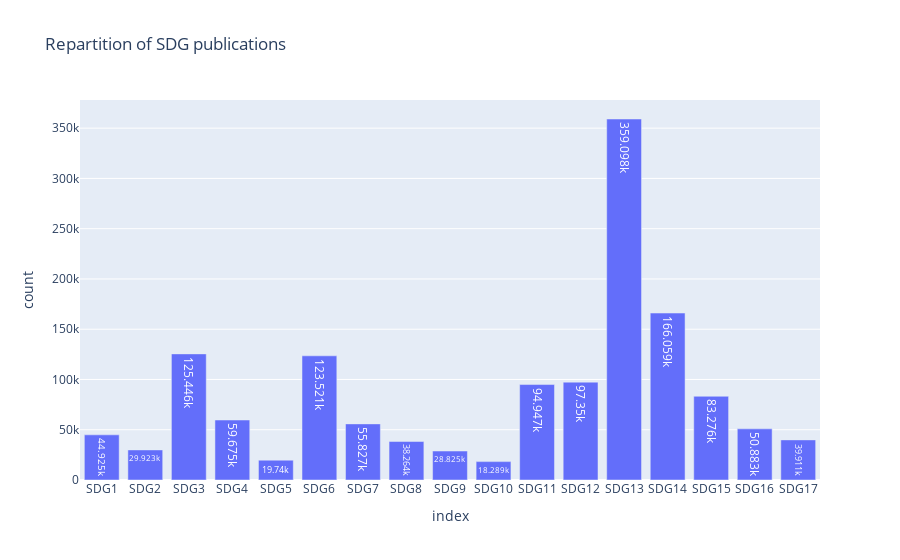

Write notebook code for a chart like this one.
### Code cell
fig = px.bar(df_sdg, x=df_sdg.index, y='count',  title='Repartition of SDG publications', template="plotly", text_auto=True)
# fig.update_traces(textposition='inside', textinfo='percent+label')
fig.write_image("../SDG_repartition.jpeg")
fig.show()

### Figure 1 — Plotly figure (JSON) as saved in the notebook; plotly's stock layout.template omitted (floating-point values rounded to 4 significant figures)
{"data": [{"alignmentgroup": "True", "hovertemplate": "index=%{x}<br>count=%{y}<extra></extra>", "legendgroup": "", "marker": {"color": "#636efa", "pattern": {"shape": ""}}, "name": "", "offsetgroup": "", "orientation": "v", "showlegend": false, "textposition": "auto", "texttemplate": "%{y}", "x": ["SDG1", "SDG2", "SDG3", "SDG4", "SDG5", "SDG6", "SDG7", "SDG8", "SDG9", "SDG10", "SDG11", "SDG12", "SDG13", "SDG14", "SDG15", "SDG16", "SDG17"], "xaxis": "x", "y": [44925, 29923, 125446, 59675, 19740, 123521, 55827, 38264, 28825, 18289, 94947, 97350, 359098, 166059, 83276, 50883, 39911], "yaxis": "y", "type": "bar"}], "layout": {"xaxis": {"anchor": "y", "domain": [0.0, 1.0], "title": {"text": "index"}}, "yaxis": {"anchor": "x", "domain": [0.0, 1.0], "title": {"text": "count"}}, "legend": {"tracegroupgap": 0}, "title": {"text": "Repartition of SDG publications"}, "barmode": "relative"}}
